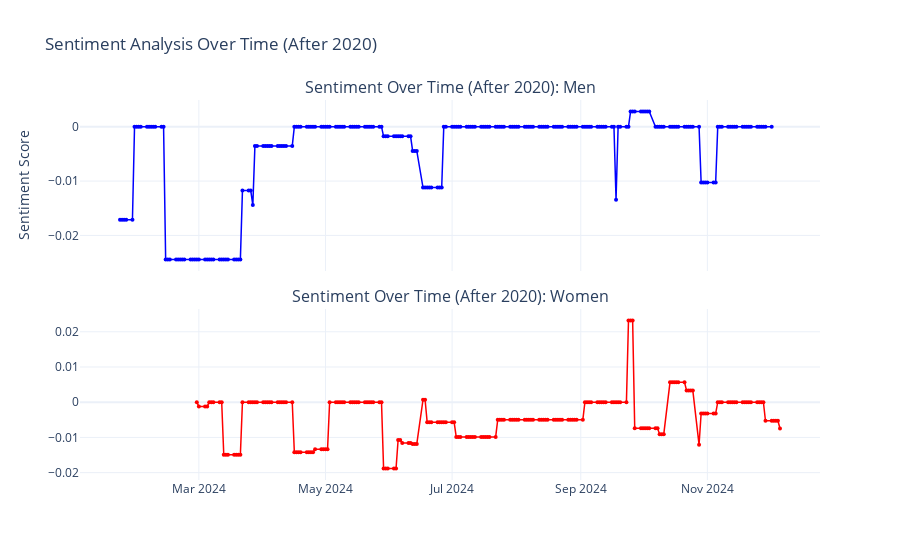

Notebook code for this chart:
### Markdown cell above
Men : higher median in both negative and postive sentiments : Men's speeches are more emotionally charged, men’s speeches may cover a wider emotional spectrum, reflecting a tendency to express contrasting sentiments more frequently or strongly.

A higher median for negative sentiment suggests men might be more critical, pessimistic, or focused on challenges in their speeches.
A higher median for positive sentiment implies they may also emphasize optimism or solutions more often.
Men might adopt a more assertive or persuasive tone, which could involve emphasizing both problems and resolutions more explicitly.

### Code cell
# Filter speeches after 2020 for better readability
date_filter = "2024-01-01" #"2020-01-01"
lm_counts_men_filtered = lm_counts_men[lm_counts_men.index >= date_filter]
lm_counts_women_filtered = lm_counts_women[lm_counts_women.index >= date_filter]

# Calculate sentiment score for women and men after 2020
sentiment_women = (
    lm_counts_women_filtered.pipe(lambda x: (x.positive - x.negative) / x["all"])
    .resample("B")
    .last()
    .ffill()
)
sentiment_men = (
    lm_counts_men_filtered.pipe(lambda x: (x.positive - x.negative) / x["all"])
    .resample("B")
    .last()
    .ffill()
)

fig = make_subplots(
    rows=2, cols=1,
    shared_xaxes=True,
    vertical_spacing=0.1,
    subplot_titles=["Sentiment Over Time (After 2020): Men", "Sentiment Over Time (After 2020): Women"],
)

# Men's sentiment
fig.add_trace(
    go.Scatter(
        x=sentiment_men.index,
        y=sentiment_men,
        mode='lines+markers',
        name="Men's Sentiment",
        line=dict(color='blue', width=1.5),
        marker=dict(size=4),
        showlegend=False,
    ),
    row=1, col=1
)
# Women's sentiment
fig.add_trace(
    go.Scatter(
        x=sentiment_women.index,
        y=sentiment_women,
        mode='lines+markers',
        name="Women's Sentiment",
        line=dict(color='red', width=1.5),
        marker=dict(size=4),
        showlegend=False
    ),
    row=2, col=1
)

fig.update_layout(
    title="Sentiment Analysis Over Time (After 2020)",
    yaxis_title="Sentiment Score",
    xaxis=dict(showgrid=True, tickangle=45),
    yaxis=dict(showgrid=True),
    template="plotly_white",
    legend=dict(
        orientation="h",
        yanchor="bottom",
        y=1.02,
        xanchor="right",
        x=1
    )
)
fig.show()

### Figure 1 — Plotly figure (JSON) as saved in the notebook; plotly's stock layout.template omitted (floating-point values rounded to 4 significant figures; data arrays with more than 128 entries replaced by an {"elided": "..."} marker saying what was removed)
{"data": [{"line": {"color": "blue", "width": 1.5}, "marker": {"size": 4}, "mode": "lines+markers", "name": "Men's Sentiment", "showlegend": false, "type": "scatter", "x": {"elided": "225 str values"}, "xaxis": "x", "y": {"elided": "225 float values"}, "yaxis": "y"}, {"line": {"color": "red", "width": 1.5}, "marker": {"size": 4}, "mode": "lines+markers", "name": "Women's Sentiment", "showlegend": false, "type": "scatter", "x": {"elided": "202 str values"}, "xaxis": "x2", "y": {"elided": "202 float values"}, "yaxis": "y2"}], "layout": {"annotations": [{"font": {"size": 16}, "showarrow": false, "text": "Sentiment Over Time (After 2020): Men", "x": 0.5, "xanchor": "center", "xref": "paper", "y": 1, "yanchor": "bottom", "yref": "paper"}, {"font": {"size": 16}, "showarrow": false, "text": "Sentiment Over Time (After 2020): Women", "x": 0.5, "xanchor": "center", "xref": "paper", "y": 0.45, "yanchor": "bottom", "yref": "paper"}], "legend": {"orientation": "h", "x": 1, "xanchor": "right", "y": 1.02, "yanchor": "bottom"}, "title": {"text": "Sentiment Analysis Over Time (After 2020)"}, "xaxis": {"anchor": "y", "domain": [0, 1], "matches": "x2", "showgrid": true, "showticklabels": false, "tickangle": 45}, "xaxis2": {"anchor": "y2", "domain": [0, 1]}, "yaxis": {"anchor": "x", "domain": [0.55, 1], "showgrid": true, "title": {"text": "Sentiment Score"}}, "yaxis2": {"anchor": "x2", "domain": [0, 0.45]}}}
